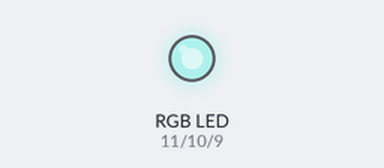
A sketch run on a simulated Arduino Uno, built with avr-gcc and run on an emulated ATmega328P. On the bench: an RGB LED mixed from three pins (HIGH = lit). Dim RGB values are drawn brighter than linear; random numbers use the default seed unless the sketch sets one.

Above: at 0.15 s.
At 4.74 s:
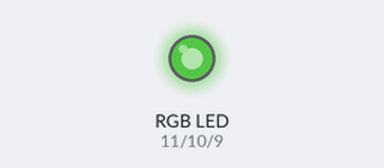
At 9.95 s:
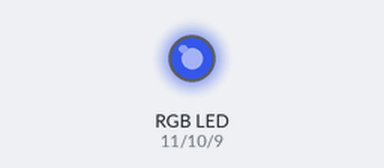
At 19.76 s:
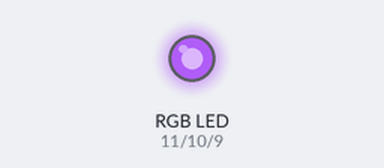
At 29.56 s:
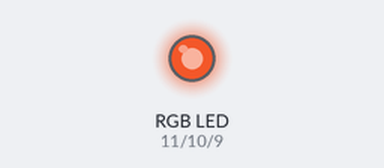
At 39.67 s:
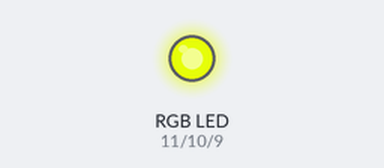
Timing chart, 0 to 40.0 s (numbered marks = the images above):
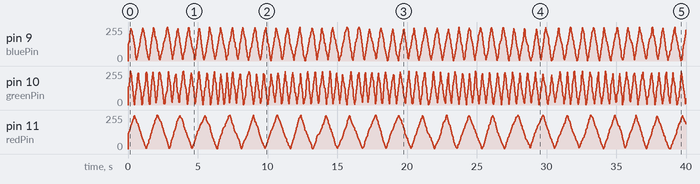

The sketch:

RGBLEDs.ino
```cpp
/*
 * Sep 9, 2019
 * Eric Li
Adafruit Arduino - Lesson 3. RGB LED
*/

int redPin = 11;
int greenPin = 10;
int bluePin = 9;


void setup()
{
pinMode(redPin, OUTPUT);
pinMode(greenPin, OUTPUT);
pinMode(bluePin, OUTPUT);
}

void loop()
{
  int redcolor = 100;
  int greencolor = 100;
  int bluecolor = 100;
  int redcount = 0;
  int greencount = 0;
  int bluecount = 0;

  while(true){
    long randnumred = random(0,10);
    if(redcount%2==0){
      if(redcolor+randnumred<255){
        redcolor+=randnumred;
        }
      else{
        redcount+=1;
      }
    }

    else{
      if(redcolor-randnumred>0){
        redcolor-=randnumred;
      }
      else{
        redcount+=1;
      }
    }


    long randnumgreen = random(0,30);
    if(greencount%2==0){
      if(greencolor+randnumgreen<255){
        greencolor+=randnumgreen;
        }
      else{
        greencount+=1;
      }
    }

    else{
      if(greencolor-randnumgreen>0){
        greencolor-=randnumgreen;
      }
      else{
        greencount+=1;
      }
    }


    long randnumblue = random(0,20);
    if(bluecount%2==0){
      if(bluecolor+randnumblue<255){
        bluecolor+=randnumblue;
        }
      else{
        bluecount+=1;
      }
    }

    else{
      if(bluecolor-randnumblue>0){
        bluecolor-=randnumblue;
      }
      else{
        bluecount+=1;
      }
    }
    setColor(redcolor, greencolor, bluecolor);
    delay(15);
  }
}

void setColor(int red, int green, int blue)
{
analogWrite(redPin, red);
analogWrite(greenPin, green);
analogWrite(bluePin, blue);
}
```
